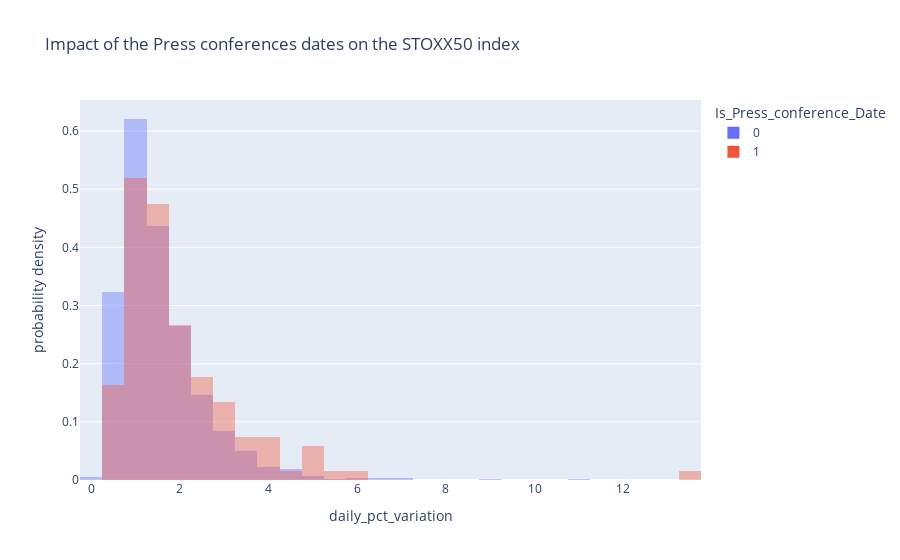

Notebook code for this chart:
### Markdown cell above
**Histogram according to the day with/without meeting :**

### Code cell
px.histogram(stoxx50_data,x="daily_pct_variation", nbins = 50, color="Is_Press_conference_Date",barmode="overlay", opacity=0.4, histnorm= "probability density", title="Impact of the Press conferences dates on the STOXX50 index")

### Figure 1 — Plotly figure (JSON) as saved in the notebook; plotly's stock layout.template omitted (floating-point values rounded to 4 significant figures; data arrays with more than 128 entries replaced by an {"elided": "..."} marker saying what was removed)
{"data": [{"alignmentgroup": "True", "bingroup": "x", "histnorm": "probability density", "hovertemplate": "Is_Press_conference_Date=0<br>daily_pct_variation=%{x}<br>probability density=%{y}<extra></extra>", "legendgroup": "0", "marker": {"color": "#636efa", "opacity": 0.4, "pattern": {"shape": ""}}, "name": "0", "nbinsx": 50, "offsetgroup": "0", "orientation": "v", "showlegend": true, "type": "histogram", "x": {"elided": "3377 float values"}, "xaxis": "x", "yaxis": "y"}, {"alignmentgroup": "True", "bingroup": "x", "histnorm": "probability density", "hovertemplate": "Is_Press_conference_Date=1<br>daily_pct_variation=%{x}<br>probability density=%{y}<extra></extra>", "legendgroup": "1", "marker": {"color": "#EF553B", "opacity": 0.4, "pattern": {"shape": ""}}, "name": "1", "nbinsx": 50, "offsetgroup": "1", "orientation": "v", "showlegend": true, "type": "histogram", "x": {"elided": "135 float values"}, "xaxis": "x", "yaxis": "y"}], "layout": {"autosize": true, "barmode": "overlay", "legend": {"title": {"text": "Is_Press_conference_Date"}, "tracegroupgap": 0}, "title": {"text": "Impact of the Press conferences dates on the STOXX50 index"}, "xaxis": {"anchor": "y", "autorange": true, "domain": [0, 1], "range": [-0.25, 13.75], "title": {"text": "daily_pct_variation"}, "type": "linear"}, "yaxis": {"anchor": "x", "autorange": true, "domain": [0, 1], "range": [0, 0.6533], "title": {"text": "probability density"}}}}
